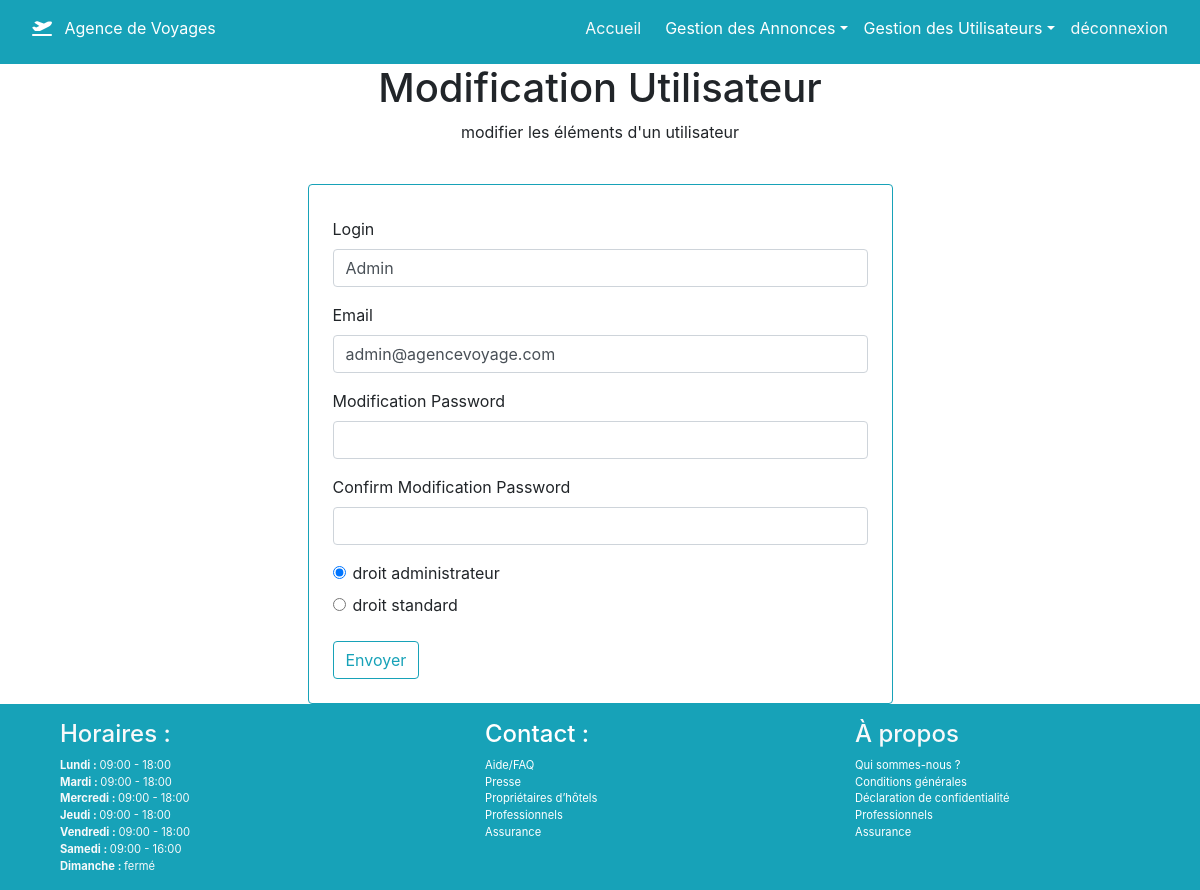
Page /admin_modification.php?id=2 (signed in) on the committed database.
### tables this page shows
CREATE TABLE IF NOT EXISTS `users` (
  `id` int(11) NOT NULL AUTO_INCREMENT,
  `login` varchar(40) NOT NULL,
  `email` varchar(255) NOT NULL,
  `password` varchar(255) NOT NULL,
  `admin_right` tinyint(1) NOT NULL,
  PRIMARY KEY (`id`)
);

### admin_modification.php (the view, shortened to what this page needs)
<?php
require 'inc/config.php';
include 'partials/header.php';
  $sql = 'SELECT * FROM users WHERE id = :id_param';
  $requete = $bdd->prepare($sql);
  $requete->bindValue(':id_param', $_GET['id']);
  $requete->execute();
  $user = $requete->fetch(PDO::FETCH_ASSOC);
?>
<div class="row">
  <div class="col-12 col-md-6 col-lg-6 mx-auto">
    <div class="text-center">
      <h1>Modification Utilisateur</h1>
      <p>modifier les éléments d'un utilisateur</p>
    </div>
    <br>
    <form method="POST">
      <div class="border border-info rounded p-4">
      <div class="form-group mt-2">
        <label for="login">Login</label>
        <input type="text" class="form-control" id="login" aria-describedby="login" name="login" value="<?=$user['login'];?>">
      </div>
      <div class="form-group mt-2">
        <label for="email">Email</label>
        <input type="email" class="form-control" id="email" aria-describedby="email" name="email" value="<?=$user['email'];?>">
      </div>
      <div class="form-group mt-2">
        <label for="password">Modification Password</label>
        <input type="password" class="form-control" id="password" aria-describedby="password" name="password">
      </div>
      <div class="form-group mt-2">
        <label for="conrim_password">Confirm Modification Password</label>
        <input type="password" class="form-control" id="confirm_password" aria-describedby="password" name="confirm_password">
      </div>
      <div class="form-check mt-2">
        <input class="form-check-input" type="radio" name="admin_right" id="admin" value="1" <?=($user['admin_right'] == '1') ? 'checked' : '';?>>
        <label class="form-check-label" for="admin">
          droit administrateur
        </label>
      </div>
      <div class="form-check mt-2">
        <input class="form-check-input" type="radio" name="admin_right" id="standard" value="0" <?=($user['admin_right'] == '1') ? '' : 'checked';?>>
        <label class="form-check-label" for="standard">
          droit standard
        </label>
      </div>
      <button type="submit" class="btn btn-outline-info mt-4">Envoyer</button>
      </div>
    </form>
  </div>
</div>
<?php include 'partials/footer.php'; ?>

### rows in the picture
users: login "Admin", email "admin@agencevoyage.com", admin_right "☑ droit administrateur", admin_right "☐ droit standard"

### other values in the picture
$days[$key] "Lundi"
$value['start'] "09:00"
$value['end'] "18:00"
$days[$key] "Mardi"
$days[$key] "Mercredi"
$days[$key] "Jeudi"
$days[$key] "Vendredi"
$days[$key] "Samedi"
$value['end'] "16:00"
$days[$key] "Dimanche"
